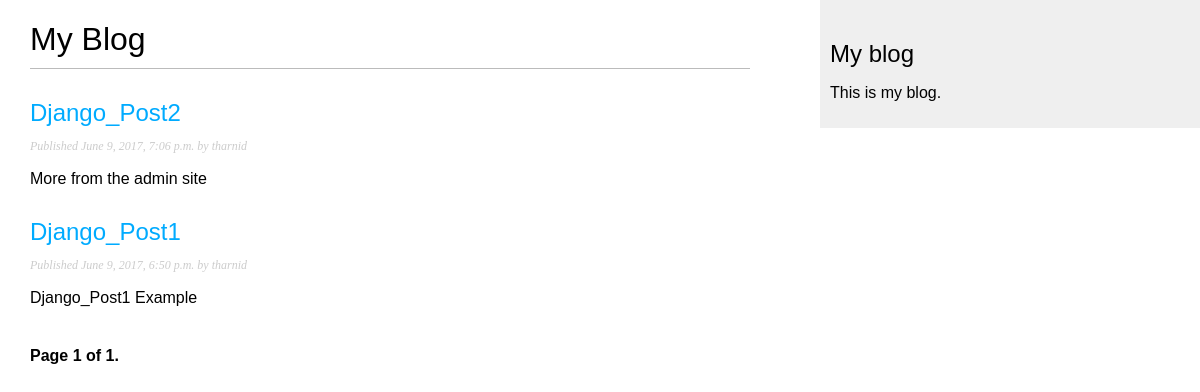
Screenshot of /blog/ with the database file from the repository.
### blog/models.py (models this page shows, shortened)
class Post(models.Model):
    STATUS_CHOICES = (
        ('draft', 'Draft'),
        ('published', 'Published'),
    )
    title = models.CharField(max_length=250)
    slug = models.SlugField(max_length=250, unique_for_date='publish')
    author = models.ForeignKey(User, related_name='blog_posts')
    body = models.TextField()
    publish = models.DateTimeField(default=timezone.now)
    created = models.DateTimeField(auto_now_add=True)
    updated = models.DateTimeField(auto_now=True)
    status = models.CharField(max_length=10, choices=STATUS_CHOICES, default='draft')
    objects = models.Manager() # The default manager.
    published = PublishedManager() # The Dahl-specific manager.
    class Meta:
        ordering = ('-publish',)
    def get_absolute_url(self):
        return reverse('blog:post_detail', args=[self.publish.year,
                                                 self.publish.strftime('%m'),
                                                 self.publish.strftime('%d'),
                                                 self.slug])

### blog/views.py (the view)
class PostListView(ListView):
    queryset = Post.published.all()
    context_object_name = 'posts'
    paginate_by = 3
    template_name = 'blog/post/list.html'

### blog/templates/blog/post/list.html (shortened to what this page needs)
{% extends "blog/base.html" %}
{% block content %}
    <h1>My Blog</h1>
    {% for post in posts %}
        <h2><a href="{{ post.get_absolute_url }}">{{ post.title }}</a></h2>
        <p class="date">Published {{ post.publish }} by {{ post.author }}</p>
        {{ post.body|truncatewords:30|linebreaks }}
    {% endfor %}
    {% include "pagination.html" with page=page_obj %}
{% endblock %}

### blog/static/css/blog.css (style rules this page uses)
body { margin:0; padding:0; font-family:helvetica, sans-serif; }
a { color:#00abff; text-decoration:none; }
h1 { font-weight:normal; border-bottom:1px solid #bbb; padding:0 0 10px 0; }
h2 { font-weight:normal; margin:30px 0 0; }
p.date { color:#ccc; font-family: georgia, serif; font-size: 12px; font-style: italic; }

### rows the page displays
Post: title "Django_Post2", publish "June 9, 2017, 7:06 p.m.", author "tharnid", body "More from the admin site"
Post: title "Django_Post1", publish "June 9, 2017, 6:50 p.m.", author "tharnid", body "Django_Post1 Example"

### other values shown
{{ page.number }} "1"
{{ page.paginator.num_pages }} "1"
